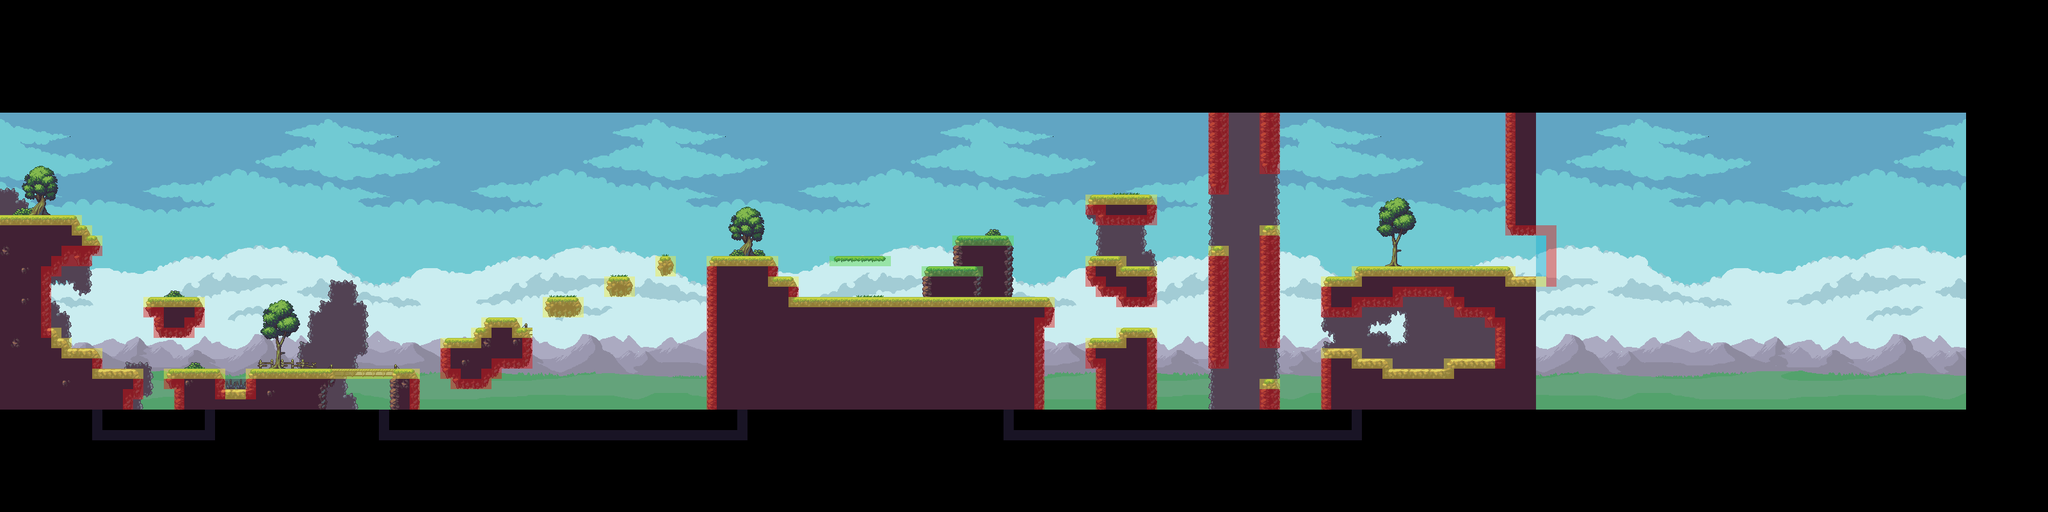

A 2D game scene composited from a Tiled map and its tileset images. What follows is a short description and the map's XML, with each tile layer's data collapsed to a summary:
An orthogonal 200x50 tile map with 16x16 px tiles, 9 tile layers (BG_5, BG_4, BG_3, BG_2, ...), 8 tilesets.

<map version="1.9" tiledversion="1.9.2" orientation="orthogonal" renderorder="right-down" width="200" height="50" tilewidth="16" tileheight="16" infinite="0" nextlayerid="15" nextobjectid="1">
 <tileset firstgid="1" name="Tileset_1" tilewidth="16" tileheight="16" tilecount="60" columns="10">
  <image source="FG/Tileset.png" width="160" height="96" />
 </tileset>
 <tileset firstgid="61" name="TilesExamples_2" tilewidth="16" tileheight="16" tilecount="390" columns="26">
  <image source="FG/TilesExamples.png" width="416" height="240" />
 </tileset>
 <tileset firstgid="451" name="Trees_3" tilewidth="16" tileheight="16" tilecount="128" columns="16">
  <image source="FG/Trees.png" width="256" height="128" />
 </tileset>
 <tileset firstgid="579" name="BGFront_1" tilewidth="16" tileheight="16" tilecount="640" columns="32">
  <image source="BG/BGFront.png" width="512" height="320" />
 </tileset>
 <tileset firstgid="1219" name="BGBack_2" tilewidth="16" tileheight="16" tilecount="640" columns="32">
  <image source="BG/BGBack.png" width="512" height="320" />
 </tileset>
 <tileset firstgid="1859" name="CloudsFront_3" tilewidth="16" tileheight="16" tilecount="640" columns="32">
  <image source="BG/CloudsFront.png" width="512" height="320" />
 </tileset>
 <tileset firstgid="2499" name="CloudsBack_4" tilewidth="16" tileheight="16" tilecount="640" columns="32">
  <image source="BG/CloudsBack.png" width="512" height="320" />
 </tileset>
 <tileset firstgid="3139" name="MapMetadata" tilewidth="16" tileheight="16" tilecount="5" columns="5">
  <image source="MapMetadata.png" width="80" height="16" />
 </tileset>
 <layer id="2" name="BG_5" width="200" height="50">
  <properties>
   <property name="Draw" type="bool" value="true" />
  </properties>
  <data>[10000 cells, 3840 non-empty, 640 distinct tile ids]</data>
 </layer>
 <layer id="3" name="BG_4" width="200" height="50">
  <properties>
   <property name="Draw" type="bool" value="true" />
  </properties>
  <data>[10000 cells, 2496 non-empty, 416 distinct tile ids]</data>
 </layer>
 <layer id="4" name="BG_3" width="200" height="50">
  <properties>
   <property name="Draw" type="bool" value="true" />
  </properties>
  <data>[10000 cells, 1728 non-empty, 288 distinct tile ids]</data>
 </layer>
 <layer id="5" name="BG_2" width="200" height="50">
  <properties>
   <property name="Draw" type="bool" value="true" />
  </properties>
  <data>[10000 cells, 1920 non-empty, 320 distinct tile ids]</data>
 </layer>
 <layer id="6" name="BG_1" width="200" height="50">
  <properties>
   <property name="Draw" type="bool" value="true" />
  </properties>
  <data>[10000 cells, 128 non-empty, 13 distinct tile ids]</data>
 </layer>
 <layer id="7" name="FG_Decoration" width="200" height="50">
  <properties>
   <property name="Draw" type="bool" value="true" />
  </properties>
  <data>[10000 cells, 25 non-empty, 10 distinct tile ids]</data>
 </layer>
 <layer id="14" name="FG_Terrain_2" width="200" height="50">
  <properties>
   <property name="Draw" type="bool" value="true" />
  </properties>
  <data>[10000 cells, 404 non-empty, 66 distinct tile ids]</data>
 </layer>
 <layer id="8" name="FG_Terrain_1" width="200" height="50">
  <properties>
   <property name="Draw" type="bool" value="true" />
  </properties>
  <data>[10000 cells, 1279 non-empty, 114 distinct tile ids]</data>
 </layer>
 <layer id="11" name="COLLIDERS" width="200" height="50" opacity="0.45">
  <properties>
   <property name="Draw" type="bool" value="false" />
  </properties>
  <data>[10000 cells, 564 non-empty, 5 distinct tile ids]</data>
 </layer>
</map>
